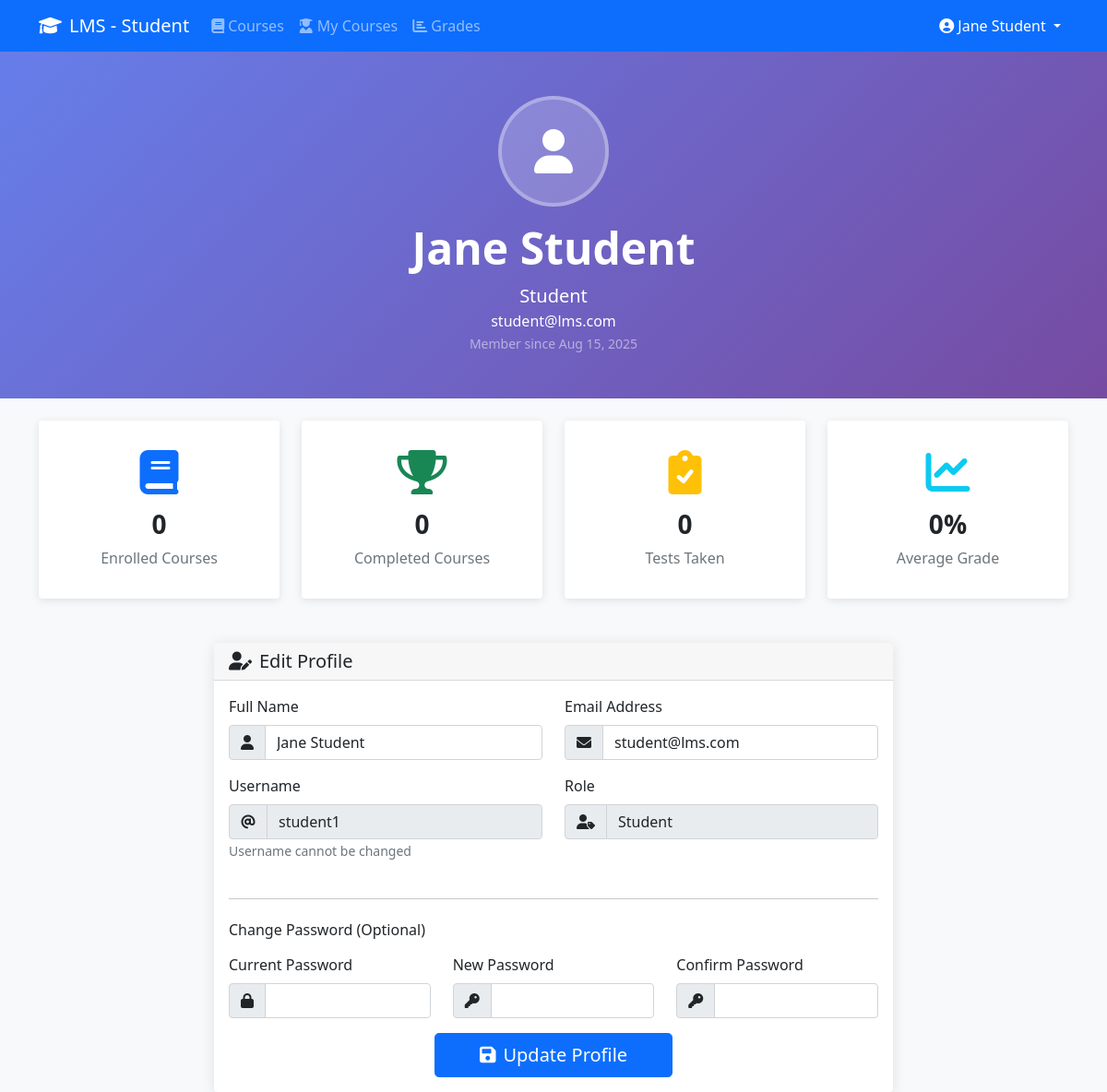
The page /student/profile.php (signed in) on the database its author committed.
### tables this page shows
CREATE TABLE users (
    id INT AUTO_INCREMENT PRIMARY KEY,
    username VARCHAR(50) UNIQUE NOT NULL,
    email VARCHAR(100) UNIQUE NOT NULL,
    password VARCHAR(255) NOT NULL,
    full_name VARCHAR(100) NOT NULL,
    role ENUM('student', 'lecturer', 'admin') NOT NULL,
    avatar VARCHAR(255) DEFAULT 'default-avatar.png',
    created_at TIMESTAMP DEFAULT CURRENT_TIMESTAMP,
    updated_at TIMESTAMP DEFAULT CURRENT_TIMESTAMP ON UPDATE CURRENT_TIMESTAMP
);

### config/config.php (called while the page is built, shortened)
<?php
try {
    $pdo = new PDO("mysql:host=" . DB_HOST . ";dbname=" . DB_NAME, DB_USERNAME, DB_PASSWORD);
    $pdo->setAttribute(PDO::ATTR_ERRMODE, PDO::ERRMODE_EXCEPTION);
    $pdo->setAttribute(PDO::ATTR_DEFAULT_FETCH_MODE, PDO::FETCH_ASSOC);
} catch(PDOException $e) {
    die("Connection failed: " . $e->getMessage());
}
function isLoggedIn() {
    return isset($_SESSION['user_id']);
}
function getCurrentUser() {
    global $pdo;
    $stmt = $pdo->prepare("SELECT * FROM users WHERE id = ?");
    $stmt->execute([$_SESSION['user_id']]);
    return $stmt->fetch();
}
function formatDate($date) {
    return date('M d, Y', strtotime($date));
}
?>

### student/profile.php (the view, shortened to what this page needs)
<?php
require_once '../config/config.php';
$user = getCurrentUser();
$stmt = $pdo->prepare("SELECT COUNT(*) as enrolled_courses FROM enrollments WHERE student_id = ?");
$stmt->execute([$user['id']]);
$stats['enrolled_courses'] = $stmt->fetch()['enrolled_courses'];
$stmt = $pdo->prepare("SELECT COUNT(*) as completed_courses FROM enrollments WHERE student_id = ? AND status = 'completed'");
$stmt->execute([$user['id']]);
$stats['completed_courses'] = $stmt->fetch()['completed_courses'];
$stmt = $pdo->prepare("SELECT COUNT(*) as total_tests FROM test_results WHERE student_id = ?");
$stmt->execute([$user['id']]);
$stats['total_tests'] = $stmt->fetch()['total_tests'];
$stmt = $pdo->prepare("SELECT AVG(percentage) as avg_grade FROM test_results WHERE student_id = ?");
$stmt->execute([$user['id']]);
$avg_grade = $stmt->fetch()['avg_grade'];
$stats['avg_grade'] = $avg_grade ? round($avg_grade, 2) : 0;
?>
<!DOCTYPE html>
<html lang="en">
<head>
    <link href="https://cdn.jsdelivr.net/npm/bootstrap@5.1.3/dist/css/bootstrap.min.css" rel="stylesheet">
    <link href="https://cdnjs.cloudflare.com/ajax/libs/font-awesome/6.0.0/css/all.min.css" rel="stylesheet">
</head>
<body class="bg-light">
    <nav class="navbar navbar-expand-lg navbar-dark bg-primary">
        <div class="container">
            <a class="navbar-brand" href="dashboard.php">
                <i class="fas fa-graduation-cap me-2"></i>LMS - Student
            </a>
            <div class="collapse navbar-collapse" id="navbarNav">
                <ul class="navbar-nav me-auto">
                    <li class="nav-item">
                        <a class="nav-link" href="dashboard.php">
                            <i class="fas fa-book me-1"></i>Courses
                        </a>
                    </li>
                    <li class="nav-item">
                        <a class="nav-link" href="my_courses.php">
                            <i class="fas fa-user-graduate me-1"></i>My Courses
                        </a>
                    </li>
                    <li class="nav-item">
                        <a class="nav-link" href="grades.php">
                            <i class="fas fa-chart-bar me-1"></i>Grades
                        </a>
                    </li>
                </ul>
                <ul class="navbar-nav">
                    <li class="nav-item dropdown">
                        <a class="nav-link dropdown-toggle active" href="#" id="navbarDropdown" role="button" data-bs-toggle="dropdown">
                            <i class="fas fa-user-circle me-1"></i><?php echo htmlspecialchars($user['full_name']); ?>
                        </a>
                    </li>
                </ul>
            </div>
        </div>
    </nav>
    <section class="profile-header">
        <div class="container text-center">
            <div class="profile-avatar">
                <i class="fas fa-user"></i>
            </div>
            <h1 class="display-5 fw-bold mt-3 mb-2"><?php echo htmlspecialchars($user['full_name']); ?></h1>
            <p class="lead mb-0">Student</p>
            <p class="mb-0"><?php echo htmlspecialchars($user['email']); ?></p>
            <small class="text-white-50">Member since <?php echo formatDate($user['created_at']); ?></small>
        </div>
    </section>
    <div class="container mt-4">
        <div class="row g-4 mb-5">
            <div class="col-md-3">
                <div class="card stat-card text-center p-3">
                    <div class="card-body">
                        <i class="fas fa-book fa-3x text-primary mb-3"></i>
                        <h3 class="fw-bold"><?php echo $stats['enrolled_courses']; ?></h3>
                        <p class="text-muted mb-0">Enrolled Courses</p>
                    </div>
                </div>
            </div>
            <div class="col-md-3">
                <div class="card stat-card text-center p-3">
                    <div class="card-body">
                        <i class="fas fa-trophy fa-3x text-success mb-3"></i>
                        <h3 class="fw-bold"><?php echo $stats['completed_courses']; ?></h3>
                        <p class="text-muted mb-0">Completed Courses</p>
                    </div>
                </div>
            </div>
            <div class="col-md-3">
                <div class="card stat-card text-center p-3">
                    <div class="card-body">
                        <i class="fas fa-clipboard-check fa-3x text-warning mb-3"></i>
                        <h3 class="fw-bold"><?php echo $stats['total_tests']; ?></h3>
                        <p class="text-muted mb-0">Tests Taken</p>
                    </div>
                </div>
            </div>
            <div class="col-md-3">
                <div class="card stat-card text-center p-3">
                    <div class="card-body">
                        <i class="fas fa-chart-line fa-3x text-info mb-3"></i>
                        <h3 class="fw-bold"><?php echo $stats['avg_grade']; ?>%</h3>
                        <p class="text-muted mb-0">Average Grade</p>
                    </div>
                </div>
            </div>
        </div>
        <div class="row justify-content-center">
            <div class="col-md-8">
                <div class="card form-card">
                    <div class="card-header">
                        <h5 class="mb-0"><i class="fas fa-user-edit me-2"></i>Edit Profile</h5>
                    </div>
                    <div class="card-body">
                        <form method="POST">
                            <div class="row">
                                <div class="col-md-6 mb-3">
                                    <label for="full_name" class="form-label">Full Name</label>
                                    <div class="input-group">
                                        <span class="input-group-text"><i class="fas fa-user"></i></span>
                                        <input type="text" class="form-control" id="full_name" name="full_name"
                                               value="<?php echo htmlspecialchars($user['full_name']); ?>" required>
                                    </div>
                                </div>
                                <div class="col-md-6 mb-3">
                                    <label for="email" class="form-label">Email Address</label>
                                    <div class="input-group">
                                        <span class="input-group-text"><i class="fas fa-envelope"></i></span>
                                        <input type="email" class="form-control" id="email" name="email"
                                               value="<?php echo htmlspecialchars($user['email']); ?>" required>
                                    </div>
                                </div>
                            </div>
                            <div class="row">
                                <div class="col-md-6 mb-3">
                                    <label for="username" class="form-label">Username</label>
                                    <div class="input-group">
                                        <span class="input-group-text"><i class="fas fa-at"></i></span>
                                        <input type="text" class="form-control" value="<?php echo htmlspecialchars($user['username']); ?>" disabled>
                                    </div>
                                    <small class="text-muted">Username cannot be changed</small>
                                </div>
                                <div class="col-md-6 mb-3">
                                    <label for="role" class="form-label">Role</label>
                                    <div class="input-group">
                                        <span class="input-group-text"><i class="fas fa-user-tag"></i></span>
                                        <input type="text" class="form-control" value="Student" disabled>
                                    </div>
                                </div>
                            </div>
                            <hr class="my-4">
                            <h6 class="mb-3">Change Password (Optional)</h6>
                            <div class="row">
                                <div class="col-md-4 mb-3">
                                    <label for="current_password" class="form-label">Current Password</label>
                                    <div class="input-group">
                                        <span class="input-group-text"><i class="fas fa-lock"></i></span>
                                        <input type="password" class="form-control" id="current_password" name="current_password">
                                    </div>
                                </div>
                                <div class="col-md-4 mb-3">
                                    <label for="new_password" class="form-label">New Password</label>
                                    <div class="input-group">
                                        <span class="input-group-text"><i class="fas fa-key"></i></span>
                                        <input type="password" class="form-control" id="new_password" name="new_password">
                                    </div>
                                </div>
                                <div class="col-md-4 mb-3">
                                    <label for="confirm_password" class="form-label">Confirm Password</label>
                                    <div class="input-group">
                                        <span class="input-group-text"><i class="fas fa-key"></i></span>
                                        <input type="password" class="form-control" id="confirm_password" name="confirm_password">
                                    </div>
                                </div>
                            </div>
                            <div class="text-center">
                                <button type="submit" class="btn btn-primary btn-lg px-5">
                                    <i class="fas fa-save me-2"></i>Update Profile
                                </button>
                            </div>
                        </form>
                    </div>
                </div>
            </div>
        </div>
    </div>
</body>
</html>

### student/profile.php (style rules this page uses)
.profile-header { background: linear-gradient(135deg, #667eea 0%, #764ba2 100%); color: white; padding: 3rem 0; }
.profile-avatar { width: 120px; height: 120px; border-radius: 50%; background: rgba(255,255,255,0.2); display: flex; align-items: center; justify-content: center; font-size: 3rem; margin: 0 auto; border: 4px solid rgba(255,255,255,0.3); }
.stat-card { border: none; box-shadow: 0 2px 10px rgba(0,0,0,0.1); transition: transform 0.3s; }
.form-card { border: none; box-shadow: 0 2px 15px rgba(0,0,0,0.1); }

### rows shown on the page
users: full_name "Jane Student", email "student@lms.com", created_at "Aug 15, 2025", username "student1"

### other values the page prints
$stats['enrolled_courses'] "0"
$stats['completed_courses'] "0"
$stats['total_tests'] "0"
$stats['avg_grade'] "0"
